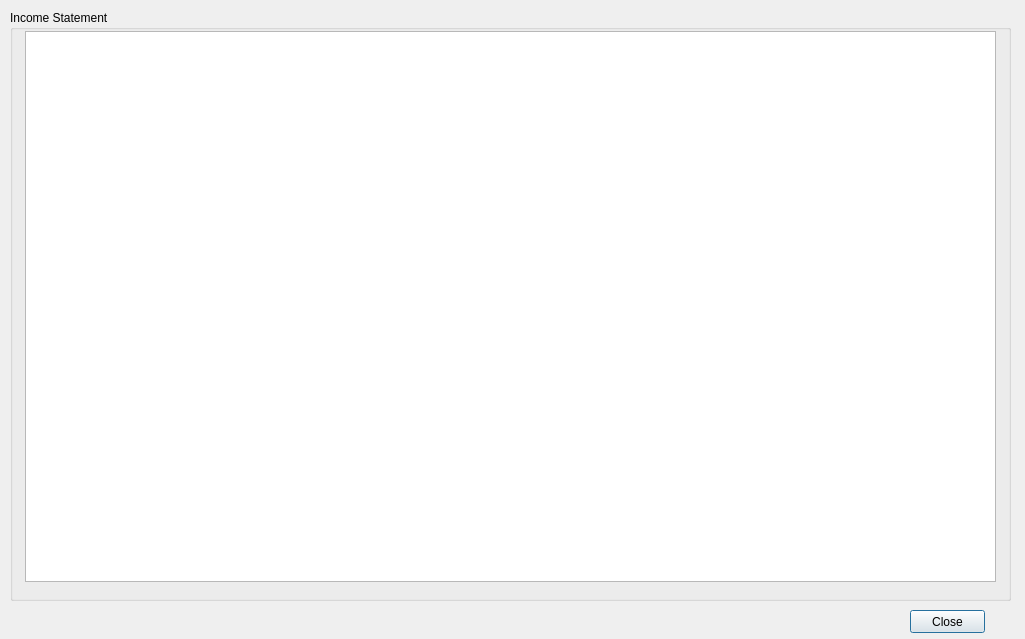
<?xml version="1.0" encoding="UTF-8"?>
<ui version="4.0">
 <class>incomeStatementDialog</class>
 <widget class="QDialog" name="incomeStatementDialog">
  <property name="geometry">
   <rect>
    <x>0</x>
    <y>0</y>
    <width>1025</width>
    <height>639</height>
   </rect>
  </property>
  <property name="windowTitle">
   <string>Income Statement</string>
  </property>
  <property name="windowIcon">
   <iconset>
    <normaloff>cake_heap_icon.gif</normaloff>cake_heap_icon.gif</iconset>
  </property>
  <widget class="QGroupBox" name="incomeStatementBox">
   <property name="geometry">
    <rect>
     <x>10</x>
     <y>10</y>
     <width>1001</width>
     <height>591</height>
    </rect>
   </property>
   <property name="title">
    <string>Income Statement</string>
   </property>
   <widget class="QTextBrowser" name="textBrowser">
    <property name="geometry">
     <rect>
      <x>15</x>
      <y>21</y>
      <width>971</width>
      <height>551</height>
     </rect>
    </property>
   </widget>
  </widget>
  <widget class="QPushButton" name="closeButton">
   <property name="geometry">
    <rect>
     <x>910</x>
     <y>610</y>
     <width>75</width>
     <height>23</height>
    </rect>
   </property>
   <property name="text">
    <string>Close</string>
   </property>
  </widget>
 </widget>
 <resources/>
 <connections/>
</ui>
